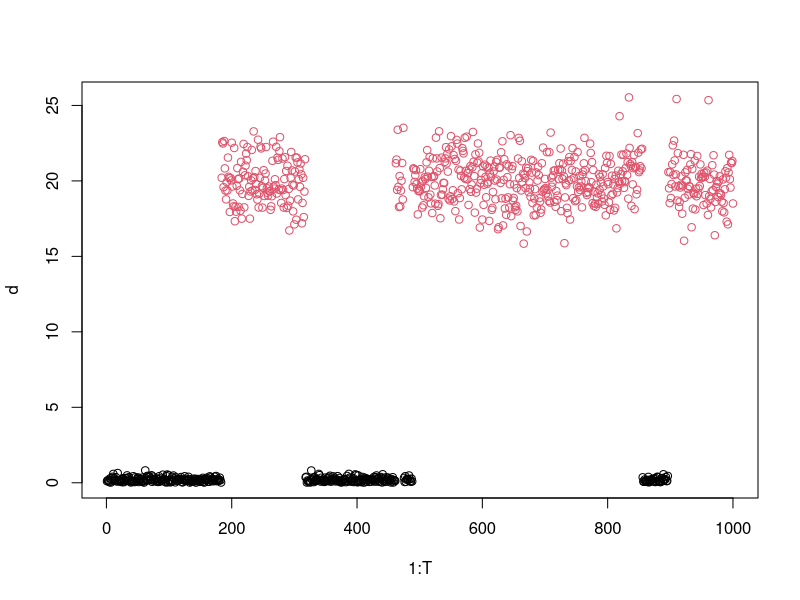

The R script that drew this image: (Note: this script raises an error after producing the figure.)
##
##
##  Simulation for week of 27 August 2015
##  Hidden Markov Chains - Animal movement
##
########################################

##
## Step 1 - set initial values
##
T = 1000 #this will be the number in our vectors and the number of iterations (minus 1) to run
X = rep(NA, T) #build the vector to start to save on computing effort later
X[1] = 1           #this will be our two step markov chain, state one relates to 
                   # short distances (small mean), and state two the opposite

# lambda.1 = 2
# r.1 = 10
# 
# lambda.2 = 200
# r.2 = 10

lambda = c(2,200)
r = c(10,10)

P = matrix(
  c(.99, .01, .01, .99),
  nrow = 2,
  ncol = 2,
  byrow = TRUE)
  
d = rep(NA, T) #build the vector of distances

##
## Step 2 - draw d_0 ~ Gamma(lambda.1, lambda.1)
## 

d[1] = rgamma(1, lambda[1], r[1]) #set the first distance by drawing from a gamma dist
                               # with the parameters for X = 1 (our starting X)

##
## Step 3 - loop through changing states in X and then draw new d
##

for(t in 2:T){
  X[t] = sample(x = 1:2, size = 1, 
                replace = TRUE, prob = P[X[t-1], ]) #using sample function 
                                                    #to draw new state based on 
                                                    #previous state and P
  d[t] = rgamma(1, lambda[X[t]], r[X[t]] )
} 
#instead, make lambda and r vectors and use r[X(t)], etc
#this also help when extending to n number of states
##
## Step 4 - Visualize it!
##

plot(x = 1:T, y = d, col=X)

##
## Step 5 - likelihood and forward equations
##

#use simulated distances (d) as my x here.
x = d
T= length(x)
likelihood = (NA)
ones = rep(1, 2)
delta = c(.5,.5) #based on Probability matrix above

#still need a matrix akin to P(x) (different from ptm) as in the text
# I believe in this 2 state case, P(x) will be a 2x2 matrix?

# pgamma(1, lambda[1], r[1])
# pgamma(1, lambda[2], r[2])

L.mat = matrix(
  c(dgamma(x, lambda[1], r[1]), dgamma(x, lambda[2], r[2])),
  nrow = length(x),
  ncol = 2
)

# cond.prob = function(x,c){
#   dgamma(x, lambda[c], r[c]) #don't for get ddist is pdf and pdist is cdf
# }
# 
# cond.prob.matrix = function(x){
#   cp.matrix = matrix(
#     c(cond.prob(x,1), 0, 0, cond.prob(x,2)),
#     nrow = 2,
#     ncol = 2
#   )
#     return(cp.matrix)
# }


alpha.vec = matrix(
    c(rep(NA, length(x)*2)),
      nrow = length(x),
      ncol = 2
      )

  for(i in 2:T){
  P_t = diag(L.mat[i,]) 
  alpha.vec[1,] = delta %*% P_t #i think this should be a 1x2 matrix? but does that make sense?
  alpha.vec[i,] = alpha.vec[i-1,] %*% P %*%  P_t
}


likelihood = function(x, theta){
  lambda.1 = theta[1]
  lambda.2 = theta[2]
  r.1 = theta[3]
  r.2 = theta[4]
  L.mat = matrix(
    c(dgamma(x, lambda.1, r.1), dgamma(x, lambda.2, r.2)),
    nrow = length(x),
    ncol = 2
  ) 
   
  alpha.vec = matrix(
    c(rep(NA, length(x)*2)),
    nrow = length(x),
    ncol = 2
  )
  
  for(i in 2:T){
    P_t = diag(L.mat[i,]) 
    alpha.vec[1,] = delta %*% P_t #i think this should be a 1x2 matrix? but does that make sense?
    alpha.vec[i,] = alpha.vec[i-1,] %*% P %*%  P_t
  }
  return(alpha.vec[T,] %*% (ones))
} 
theta = c(2, 200, 10, 10)
likelihood(x, theta)

#then get neg log likelihood so we can minimize with optim()
neg.l.like = function(x, theta){
  -log(likelihood(x, theta))
  }
neg.l.like(x, theta)

#use optim() L-BFGS-B
optim(theta <- c(1, 100, 5, 5), fn = neg.l.like, x=d, 
          method = "BFGS")

#check out scaling
neg.l.like(x,theta)
